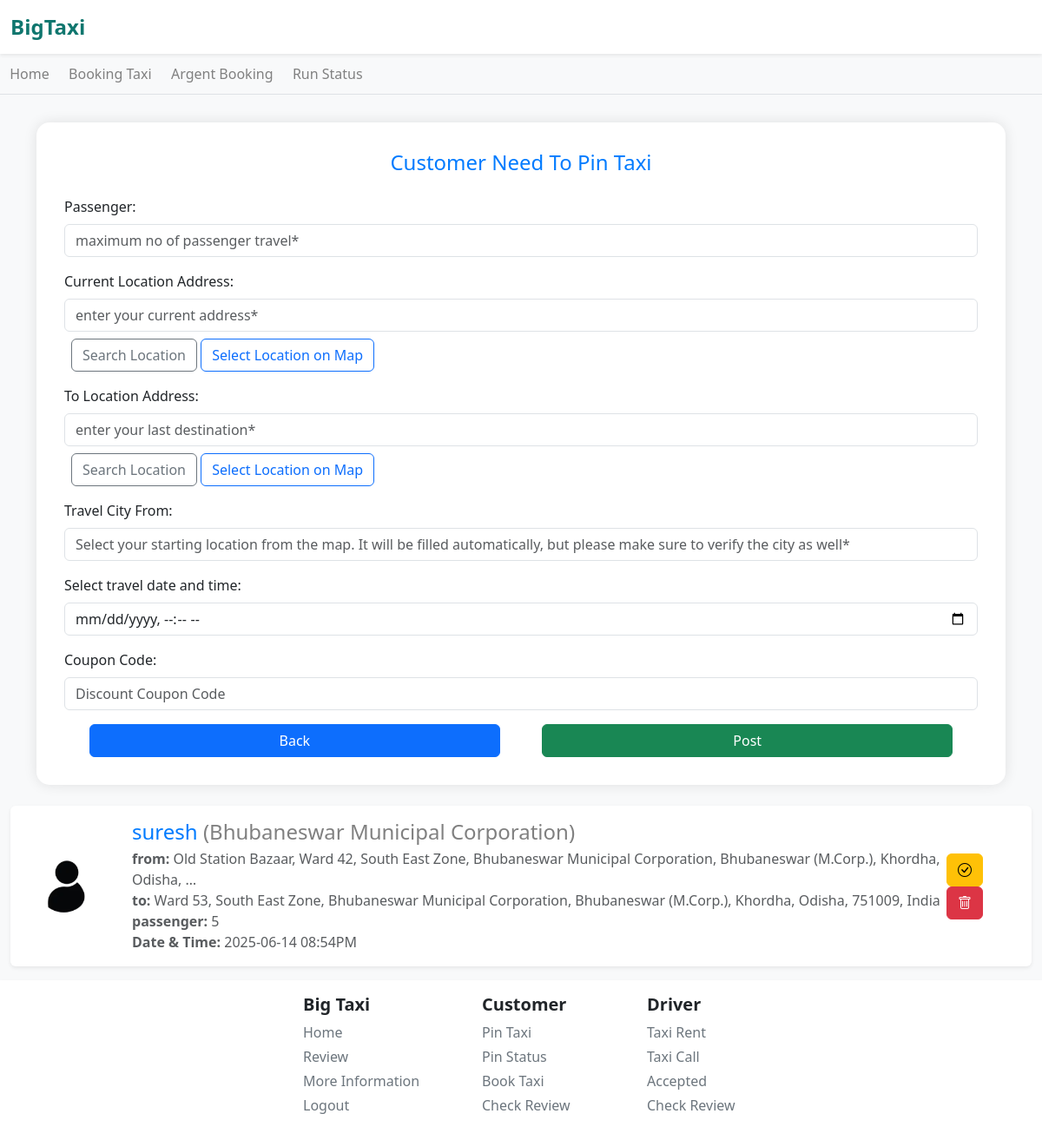
The page /home/pin/ (signed in) on the database its author committed.
### taxi_app/models.py (models this page shows, shortened)
class PinTaxiAvailable(models.Model):
    run = [('not', 'not'),('yes', 'yes')]
    taxiAvaId = models.CharField(max_length=50)
    taxiCity = models.CharField(max_length=500)
    customerId = models.ForeignKey(usersDataModel, on_delete=models.CASCADE)
    currentLocation = models.CharField(max_length=2000)
    toLocation = models.CharField(max_length=2000, default='No Area Found!')
    taxiPassenger = models.IntegerField(default=1)
    pincode = models.CharField(max_length=20, default=' ')
    couponCodeWas = models.CharField(max_length=100, default='Customer Not Have Coupon')
    taxiDate = models.DateField(auto_now_add=True)
    taxiTime = models.TimeField(auto_now_add=True)
    taxiDateAndTimeByUser = models.CharField(max_length=100, default='none')
    priceOfTravel = models.IntegerField(default=0)
    driverCode = models.CharField(max_length=100, default='DRIVERCODE')
    runningStatus = models.CharField(max_length=100, choices=run, default='not')

### Users/models.py (models this page shows, shortened)
class usersDataModel(models.Model):
    UserG = [
        ('Male', 'Male'),
        ('Female', 'Female'),
        ('Other', 'Other'),
        ('Not Check', 'Not Check'),
    ]
    UserC = [
        ('Developer', 'Developer'),
        ('Customer', 'Customer'),
        ('Driver', 'Driver'),
    ]
    ULink = models.ForeignKey(User, on_delete=models.CASCADE)
    UserCode = models.CharField(max_length=100, default='BIGTAXICODE1006463')
    UserCategory = models.CharField(choices=UserC, default='Customer')
    UserMobileNo = models.CharField(max_length=11)
    UserGender = models.CharField(max_length=100, default='Not Check')
    UserAge = models.CharField(max_length=3, default='')
    UserState = models.CharField(max_length=100, default='')
    UserCity = models.CharField(max_length=100, default='')
    UserPincode = models.CharField(max_length=20, default='')
    UserAddress = models.CharField(max_length=200, default='')
    UserPass = models.CharField(max_length=1000, default='password')
    CouponCode = models.CharField(max_length=50, null=True, blank=True)
    UProfileImage = models.ImageField(upload_to='profile/main/', default='profile/default/default.png')
    UProfileName = models.CharField(max_length=1000, default='BiXTaxi User')
    description = models.CharField(max_length=5000, default='No Description!')
    totalTripCount = models.IntegerField(default=0)
    dangerTripCount = models.IntegerField(default=0)

### taxi_app/views.py (the view, shortened to what this page needs)
# urls.py: path('pin/', views.pinTaxiFunctionBaseView, name='pinTaxi'),
def pinTaxiFunctionBaseView(request):
    if request.user.is_authenticated:
        showMessage = False
        usernames = request.user.username; user = User.objects.get(username = usernames); dataOfUser = usersDataModel.objects.get(ULink = user); dataPresentLst = PinTaxiAvailable.objects.filter(customerId = dataOfUser)
        profileImage = dataOfUser.UProfileImage; setLimitToForm = 2
        if dataPresentLst:
            valueOfPin = True
            if len(dataPresentLst) > 1:dataOfPin = PinFunction(request, dataPresentLst)
            elif len(dataPresentLst) > 3: dataOfPin = PinFunction(request, dataPresentLst)
            else:  dataOfPin = PinFunction(request, dataPresentLst)
        else: valueOfPin = False; dataOfPin = False
        if len(dataPresentLst) < setLimitToForm:
            DataShow = True
        else: DataShow = False
        context = { 'showMessage' : showMessage, 'valueOfPin' : valueOfPin, 'dataOfPin' : dataOfPin, 'usernames' : usernames, 'DataShow' : DataShow, 'profileImage' : profileImage}
        return render(request, 'main/pinTaxi.html', context)
    else: return redirect('driver:login')

### taxi_app/views.py (called while the page is built)
def PinFunction(request, dataPresentLst):
    dataOfPinLst = []; IdLst = []; codeLst = []
    for a1 in dataPresentLst:
        dataOfPinLst += [a1]
    DataOf = [1 if ReportDriverInPinTaxi.objects.filter(pinBarCode = i) else 0 for i in dataPresentLst]
    if 1 in DataOf:
        indexPosition, NoIndex = [index for index, value in enumerate(DataOf) if value == 1], [index for index, value in enumerate(DataOf) if value == 0]
        for i in indexPosition: IdLst.append(str(dataOfPinLst[i].taxiAvaId)); codeLst.append(str(dataOfPinLst[i].taxiAvaId))
        for j in NoIndex: IdLst.insert(j, '')
    request.session['ReportAccessBarCode'] = codeLst
    DataZip = list(zip(dataOfPinLst, DataOf))
    return DataZip

### templates/main/pinTaxi.html (shortened to what this page needs)
{% extends 'base.html' %} {% block body %}
<link rel="stylesheet" href="../../static/css/pinTaxi.css" />
<link rel="stylesheet" href="https://unpkg.com/leaflet/dist/leaflet.css" />
{% if DataShow %}
<div class="container mb-4">
  <div class="form-section">
    <h4>Customer Need To Pin Taxi</h4>
    <form method="POST">
      <div class="mb-3 text-start position-relative">
        <label class="form-label">Passenger:</label>
        <input
          type="number"
          class="form-control"
          name="uTaxiPassenger"
          min="0"
          placeholder="maximum no of passenger travel*"
          required
        />
      </div>
      <div class="mb-3 text-start position-relative">
        <label class="form-label">Current Location Address:</label>
        <input
          type="text"
          class="form-control"
          name="uCurrentLocation"
          id="currentLocationUser"
          placeholder="enter your current address*"
          required
        />
        <button
          type="button"
          id="search-current-location-btn"
          class="btn btn-outline-secondary mt-2 ms-2"
        >
          Search Location
        </button>
        <button
          type="button"
          id="open-current-map-btn"
          class="btn btn-outline-primary mt-2"
        >
          Select Location on Map
        </button>
      </div>
      <div class="mb-3 text-start position-relative">
        <label class="form-label">To Location Address:</label>
        <input
          type="text"
          class="form-control"
          name="uLastLocation"
          id="toLocationInput"
          placeholder="enter your last destination*"
          required
        />
        <button
          type="button"
          id="search-location-btn"
          class="btn btn-outline-secondary mt-2 ms-2"
        >
          Search Location
        </button>
        <button
          type="button"
          id="open-map-btn"
          class="btn btn-outline-primary mt-2"
        >
          Select Location on Map
        </button>
      </div>
      <div class="mb-3 text-start position-relative">
        <label class="form-label">Travel City From:</label>
        <input
          type="text"
          class="form-control"
          name="uCity"
          id="user-city"
          value=""
          placeholder="Select your starting location from the map. It will be filled automatically, but please make sure to verify the city as well*"
          readonly
          />
      </div>
      <div class="mb-3 text-start position-relative">
        <label class="form-label" for="datetime"
          >Select travel date and time:</label
        >
        <input
          type="datetime-local"
          id="datetime"
          class="form-control"
          name="utaxiDateAndTimeByUser"
          required
        />
      </div>
      {% if userCategoryis == 'Customer' %}
      <div class="mb-3 text-start position-relative">
        <label class="form-label">Coupon Code:</label>
        <input
          type="text"
          class="form-control"
          name="uCouponCode"
          placeholder="Discount Coupon Code"
        />
      </div>
      {% endif %}
      <div class="w-100 d-flex justify-content-center gap-5">
        <a href="{% url 'taxi_app:home' %}" class="btn btn-primary w-pin-taxi"
          >Back</a
        >
        <button type="submit" class="btn btn-success w-pin-taxi">Post</button>
      </div>
    </form>
  </div>
</div>
{% else %}
<div class="container mt-5">
  <div class="alert text-center">
    You have already pinned 2 taxis. To add another, please unpin one first.
  </div>
</div>
{% endif %}
{% if valueOfPin %}
  {% for DP, FIR in dataOfPin %}
<div class="container-xxl my-3">
  {% if FIR %}
    <div class="bg-warning shadow-sm rounded p-3 d-flex align-items-center flex-wrap flex-md-nowrap" style="border-radius: 50%;">
  {% else %}
    <div class="bg-white shadow-sm rounded p-3 d-flex align-items-center flex-wrap flex-md-nowrap" style="border-radius: 50%;">
  {% endif %}
    <div class="me-4 mb-3 mb-md-0">
      <img
        src="/media/{{ profileImage }}"
        alt="User Profile"
        class="rounded-circle"
        style="width: 100px; height: 100px; object-fit: cover; border-radius: 50%;"
      />
    </div>
    <div class="me-auto">
      <h4 class="mb-1">
        {{ usernames }}
        <span class="taxi-passenger-limit-text">({{ DP.taxiCity }})</span>
      </h4>
      <p class="text-muted mb-0">
        <strong>from:</strong> {{ DP.currentLocation|truncatewords:15 }}
      </p>
      <p class="text-muted mb-0"><strong>to:</strong> {{ DP.toLocation|truncatewords:15 }}</p>
      <p class="text-muted mb-0"><strong>passenger:</strong> {{ DP.taxiPassenger }}</p>
      <p class="text-muted mb-0"><strong>Date & Time:</strong> {{ DP.taxiDateAndTimeByUser }}</p>
    </div>
    <div class="mt-3 mt-md-0">
      {% if FIR %}
        <a href="{% url 'taxi_app:checkPinReport' DP.taxiAvaId %}" class="btn btn-primary"><i class="bi bi-file-earmark-text"></i></a>
        <a href="{% url 'taxi_app:repostPin' DP.taxiAvaId %}" class="btn btn-success"><i class="bi bi-arrow-clockwise"></i></a>
        <a href="{% url 'taxi_app:deletePinTaxiReport' DP.taxiAvaId %}" class="btn btn-danger"><i class="bi bi-trash"></i></a>
      {% else %}
        <a href="{% url 'taxi_app:pinStatus' DP.taxiAvaId %}" class="btn btn-warning button-home"><i class="bi bi-check-circle"></i></a>
        <a href="{% url 'taxi_app:deletePinTaxiDetail' DP.taxiAvaId %}" class="btn btn-danger button-home-red"><i class="bi bi-trash"></i></a>
      {% endif %}
    </div>
  </div>
</div>
{% endfor %}
{% endif %}
{% endblock %}

### static/css/pinTaxi.css (style rules this page uses)
body { background-color: #f8fafc; }
.form-section { background-color: #ffffff; padding: 2rem; border-radius: 15px; box-shadow: 0 0 15px rgba(0, 0, 0, 0.1); margin-top: 2rem; text-align: center; }
h4 { color: #007bff; margin-bottom: 1.5rem; }
.w-pin-taxi { width: 45% !important; }
.taxi-passenger-limit-text { color: gray; }

### templates/inc/navbar.html (style rules this page uses)
a { text-decoration: none; }

### templates/inc/footer.html (style rules this page uses)
a { text-decoration: none; }

### rows shown on the page
PinTaxiAvailable: UProfileImage (placeholder picture), taxiCity "Bhubaneswar Municipal Corporation", currentLocation "Old Station Bazaar, Ward 42, South East Zone, Bhubaneswar Municipal Corporation, Bhubaneswar (M.Corp.), Khordha, Odisha, …", toLocation "Ward 53, South East Zone, Bhubaneswar Municipal Corporation, Bhubaneswar (M.Corp.), Khordha, Odisha, 751009, India", taxiPassenger "5", taxiDateAndTimeByUser "2025-06-14 08:54PM"

### other values the page prints
{{ usernames }} "suresh"
